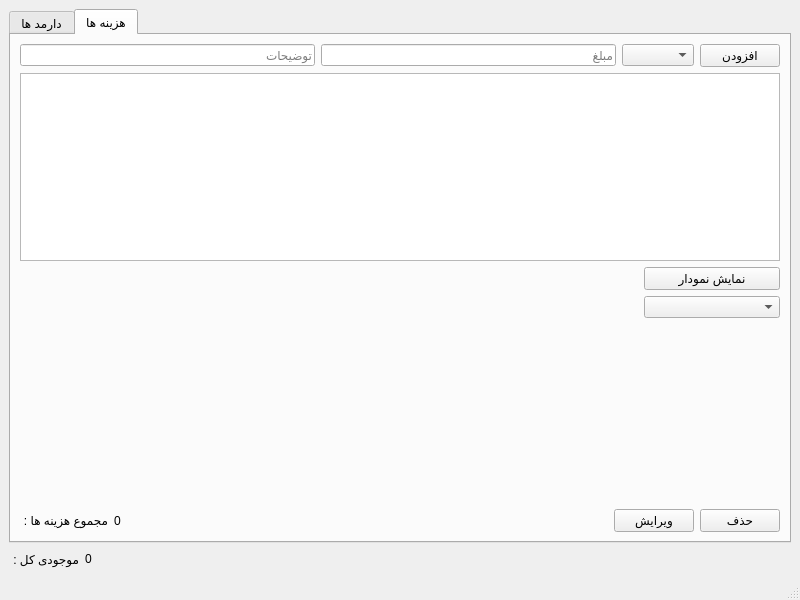
<?xml version="1.0" encoding="UTF-8"?>
<ui version="4.0">
 <class>MainWindow</class>
 <widget class="QMainWindow" name="MainWindow">
  <property name="geometry">
   <rect>
    <x>0</x>
    <y>0</y>
    <width>800</width>
    <height>600</height>
   </rect>
  </property>
  <property name="windowTitle">
   <string>MainWindow</string>
  </property>
  <widget class="QWidget" name="centralwidget">
   <layout class="QVBoxLayout" name="verticalLayout_3">
    <item>
     <widget class="QTabWidget" name="tabWidget">
      <property name="currentIndex">
       <number>1</number>
      </property>
      <widget class="QWidget" name="tab">
       <attribute name="title">
        <string>دارمد ها</string>
       </attribute>
       <layout class="QVBoxLayout" name="verticalLayout">
        <item>
         <widget class="QLabel" name="label">
          <property name="text">
           <string>درامد جدید</string>
          </property>
         </widget>
        </item>
        <item>
         <layout class="QHBoxLayout" name="horizontalLayout_5">
          <item>
           <layout class="QHBoxLayout" name="horizontalLayout_4">
            <item>
             <widget class="QLineEdit" name="resInput">
              <property name="placeholderText">
               <string>منبع درامد</string>
              </property>
             </widget>
            </item>
            <item>
             <widget class="QLineEdit" name="monayInput">
              <property name="placeholderText">
               <string>مبلغ</string>
              </property>
             </widget>
            </item>
            <item>
             <widget class="QPushButton" name="addBtn">
              <property name="text">
               <string>افزودن</string>
              </property>
             </widget>
            </item>
           </layout>
          </item>
         </layout>
        </item>
        <item>
         <layout class="QVBoxLayout" name="verticalLayout_2">
          <item>
           <widget class="QLabel" name="label_3">
            <property name="text">
             <string>لیست درامد ها</string>
            </property>
           </widget>
          </item>
          <item>
           <widget class="QListWidget" name="listWidget"/>
          </item>
         </layout>
        </item>
        <item>
         <layout class="QHBoxLayout" name="horizontalLayout_3">
          <item>
           <layout class="QHBoxLayout" name="horizontalLayout_2">
            <item>
             <widget class="QLabel" name="label_2">
              <property name="text">
               <string>مجموع درامد ها : </string>
              </property>
             </widget>
            </item>
            <item>
             <widget class="QLabel" name="labelTotal">
              <property name="text">
               <string>0</string>
              </property>
             </widget>
            </item>
            <item>
             <widget class="QLabel" name="label_4">
              <property name="text">
               <string>تومان</string>
              </property>
             </widget>
            </item>
           </layout>
          </item>
          <item>
           <spacer name="horizontalSpacer">
            <property name="orientation">
             <enum>Qt::Orientation::Horizontal</enum>
            </property>
            <property name="sizeHint" stdset="0">
             <size>
              <width>40</width>
              <height>20</height>
             </size>
            </property>
           </spacer>
          </item>
          <item>
           <widget class="QPushButton" name="amountEditBtn">
            <property name="text">
             <string>ویرایش</string>
            </property>
           </widget>
          </item>
          <item>
           <widget class="QPushButton" name="delBtn">
            <property name="text">
             <string>حذف</string>
            </property>
           </widget>
          </item>
         </layout>
        </item>
       </layout>
      </widget>
      <widget class="QWidget" name="tab_2">
       <attribute name="title">
        <string>هزینه ها</string>
       </attribute>
       <layout class="QVBoxLayout" name="verticalLayout_7">
        <item>
         <layout class="QHBoxLayout" name="horizontalLayout_6">
          <item>
           <widget class="QLineEdit" name="costDescInput">
            <property name="placeholderText">
             <string>توضیحات</string>
            </property>
           </widget>
          </item>
          <item>
           <widget class="QLineEdit" name="costAmountInput">
            <property name="placeholderText">
             <string>مبلغ</string>
            </property>
           </widget>
          </item>
          <item>
           <widget class="QComboBox" name="costCategoryComboBox"/>
          </item>
          <item>
           <widget class="QPushButton" name="addCost">
            <property name="text">
             <string>افزودن</string>
            </property>
           </widget>
          </item>
         </layout>
        </item>
        <item>
         <widget class="QListWidget" name="costList">
          <property name="maximumSize">
           <size>
            <width>16777215</width>
            <height>16777215</height>
           </size>
          </property>
         </widget>
        </item>
        <item>
         <layout class="QHBoxLayout" name="horizontalLayout_8">
          <item>
           <widget class="QWidget" name="chartLayout" native="true">
            <property name="minimumSize">
             <size>
              <width>0</width>
              <height>200</height>
             </size>
            </property>
            <layout class="QVBoxLayout" name="verticalLayout_6">
             <item>
              <layout class="QHBoxLayout" name="horizontalLayout_9">
               <item>
                <widget class="QWidget" name="chartContainer" native="true">
                 <property name="sizePolicy">
                  <sizepolicy hsizetype="Preferred" vsizetype="Preferred">
                   <horstretch>160</horstretch>
                   <verstretch>160</verstretch>
                  </sizepolicy>
                 </property>
                 <property name="minimumSize">
                  <size>
                   <width>600</width>
                   <height>222</height>
                  </size>
                 </property>
                </widget>
               </item>
              </layout>
             </item>
            </layout>
           </widget>
          </item>
          <item>
           <layout class="QVBoxLayout" name="verticalLayout_5">
            <item>
             <layout class="QVBoxLayout" name="verticalLayout_4">
              <item>
               <widget class="QPushButton" name="showChartBtn">
                <property name="text">
                 <string>نمایش نمودار</string>
                </property>
               </widget>
              </item>
              <item>
               <widget class="QComboBox" name="monthComboBox"/>
              </item>
             </layout>
            </item>
            <item>
             <spacer name="verticalSpacer_2">
              <property name="orientation">
               <enum>Qt::Orientation::Vertical</enum>
              </property>
              <property name="sizeHint" stdset="0">
               <size>
                <width>20</width>
                <height>40</height>
               </size>
              </property>
             </spacer>
            </item>
           </layout>
          </item>
         </layout>
        </item>
        <item>
         <layout class="QHBoxLayout" name="horizontalLayout_7">
          <item>
           <widget class="QLabel" name="label_5">
            <property name="text">
             <string>مجموع هزینه ها : </string>
            </property>
           </widget>
          </item>
          <item>
           <widget class="QLabel" name="costAmount">
            <property name="text">
             <string>0</string>
            </property>
           </widget>
          </item>
          <item>
           <spacer name="horizontalSpacer_3">
            <property name="orientation">
             <enum>Qt::Orientation::Horizontal</enum>
            </property>
            <property name="sizeHint" stdset="0">
             <size>
              <width>40</width>
              <height>20</height>
             </size>
            </property>
           </spacer>
          </item>
          <item>
           <widget class="QPushButton" name="costEditBtn">
            <property name="text">
             <string>ویرایش</string>
            </property>
           </widget>
          </item>
          <item>
           <widget class="QPushButton" name="costDelBtn">
            <property name="text">
             <string>حذف</string>
            </property>
           </widget>
          </item>
         </layout>
        </item>
       </layout>
      </widget>
     </widget>
    </item>
    <item>
     <layout class="QHBoxLayout" name="horizontalLayout">
      <item>
       <widget class="QLabel" name="label_8">
        <property name="text">
         <string>موجودی کل : </string>
        </property>
       </widget>
      </item>
      <item>
       <widget class="QLabel" name="balanceLabel">
        <property name="text">
         <string>0</string>
        </property>
       </widget>
      </item>
      <item>
       <spacer name="horizontalSpacer_2">
        <property name="orientation">
         <enum>Qt::Orientation::Horizontal</enum>
        </property>
        <property name="sizeHint" stdset="0">
         <size>
          <width>40</width>
          <height>20</height>
         </size>
        </property>
       </spacer>
      </item>
     </layout>
    </item>
   </layout>
  </widget>
  <widget class="QMenuBar" name="menubar">
   <property name="geometry">
    <rect>
     <x>0</x>
     <y>0</y>
     <width>800</width>
     <height>25</height>
    </rect>
   </property>
  </widget>
  <widget class="QStatusBar" name="statusbar"/>
 </widget>
 <resources/>
 <connections/>
</ui>
